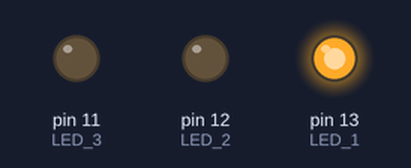
A sketch run on a simulated Arduino Uno, built with avr-gcc and run on an emulated ATmega328P. On the bench: output pins drawn as LEDs (lit = HIGH).

Above: at 0.5 s.
At 1.5 s:
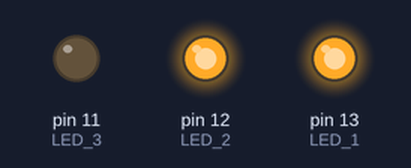
At 2.5 s:
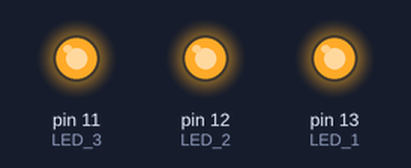
At 3.5 s:
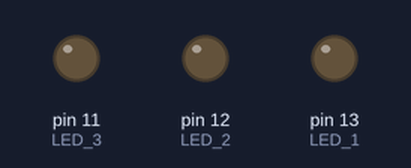
Timing chart, 0 to 5.2 s (numbered marks = the images above):
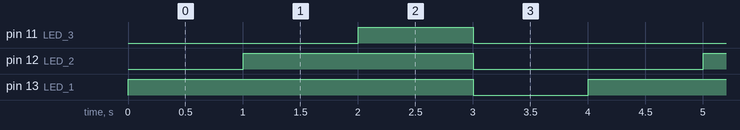

The sketch:

leds_acender_em_sequencia.ino
```cpp
// C++ code
//

#define LED_1 13
#define LED_2 12
#define LED_3 11


void setup()
{
  pinMode(LED_1, OUTPUT);
  pinMode(LED_2, OUTPUT);
  pinMode(LED_3, OUTPUT);
}

void loop()
{
  digitalWrite(LED_1, HIGH);
  delay(1000); // Wait for 1000 millisecond(s)
  digitalWrite(LED_2, HIGH);
  delay(1000); // Wait for 1000 millisecond(s)
  digitalWrite(LED_3, HIGH);
  delay(1000); // Wait for 1000 millisecond(s)

  digitalWrite(LED_1, LOW);
  digitalWrite(LED_2, LOW);
  digitalWrite(LED_3, LOW);
  delay(1000); // Wait for 1000 millisecond(s)
}
```

Measured:
- by itself, pin 11 (LED_3): alternates HIGH for 1.0 s and LOW for 3.0 s
- by itself, pin 12 (LED_2): alternates HIGH for 2.0 s and LOW for 2.0 s
- by itself, pin 13 (LED_1): alternates HIGH for 3.0 s and LOW for 1.0 s
